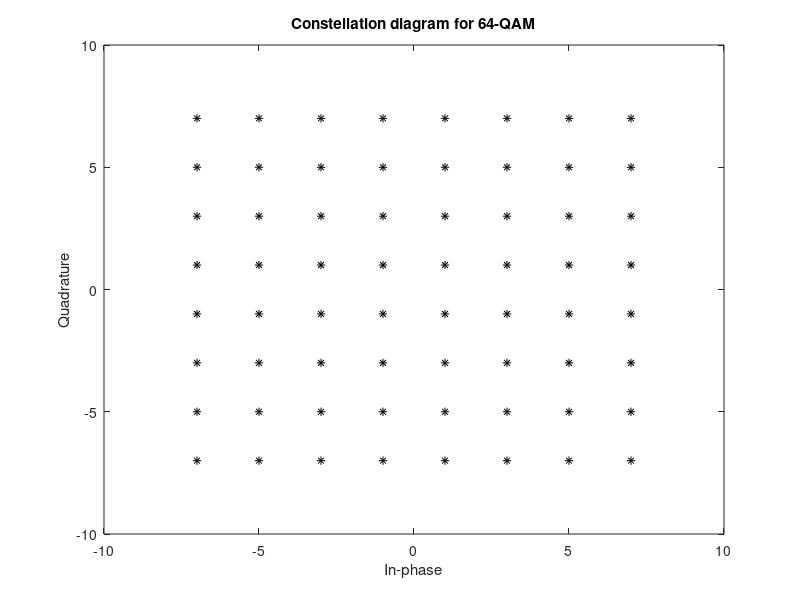
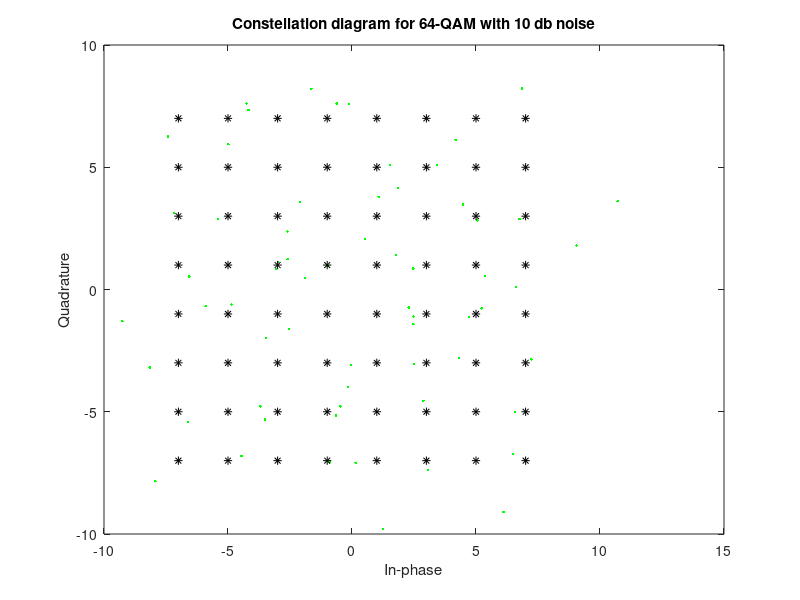

The MATLAB script that drew these images, in order:
%--------------------------------------
%q1
%--------------------------------------

%creates bit sequences
%a)
length = 180;
random_sequence = randi([0 1],length, 1);

%b)
%modulation level
M = 64;
x = 0:M-1;

%number of bits per symbol
k = log2(M);

%draws the contellation diagram for 64-QAM
y = qammod(x,M);
scatterplot(y,1,0,'k*');
title("Constellation diagram for 64-QAM");


%--------------------------------------
%q2
%--------------------------------------

%since qammod function accepts integer values I converted the binary values
%to integer values
noisy_y = awgn(y, 10, 'measured');

y1 = scatterplot(noisy_y,1,0,'g.');
hold on
scatterplot(y,1,0,'k*',y1);
title("Constellation diagram for 64-QAM with 10 db noise");
